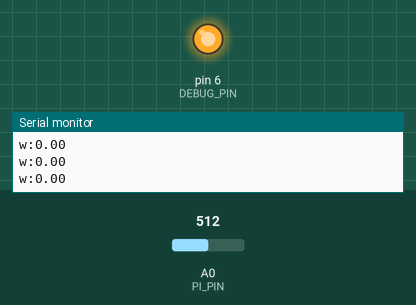
Simulated run of this sketch. Board: Arduino Uno, built with avr-gcc and run on an emulated ATmega328P. On the bench: output pins drawn as LEDs (lit = HIGH), the last lines printed to the serial monitor. The inputs (shaded band) are chosen by the test bench; at power-on: A0 (PI_PIN) = 512.

Above: at 1.2 s.
1.3 s: A0 (PI_PIN) set to 23
2.8 s: A0 (PI_PIN) set to 19
At 4.0 s:
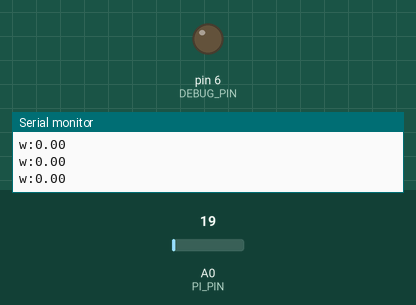
5.8 s: A0 (PI_PIN) set to 122
At 6.3 s:
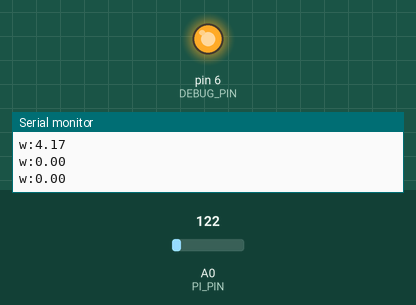
7.3 s: A0 (PI_PIN) set to 0
At 8.7 s:
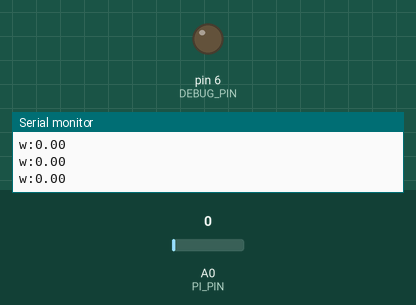
Timing chart, 0 to 9.8 s (numbered marks = the images above; inputs shaded):
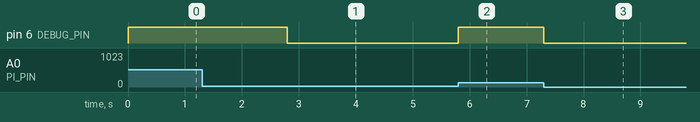

The sketch:

controller.ino
```cpp
#include <SoftwareSerial.h>

const int bt_rx = 10;
const int bt_tx = 11;
SoftwareSerial BTSerial(bt_rx, bt_tx);

const int PI_PIN = 0;
const int sens = 2;  // this value indicates the limit reading between dark and light,
const int nPalas = 36; // the number of blades of the propeller
const int milisegundos = 200; // the time it takes each reading
const int DEBUG_PIN = 6;

int val = 0;
long last = 0;
int stat = LOW;
int stat2;
int contar = 0;

String inData = "";

void setup() {
    BTSerial.begin(38400);
    Serial.begin(115200);
    pinMode(DEBUG_PIN, OUTPUT);
}

void loop() {
    while (BTSerial.available() > 0) {
        char recieved = BTSerial.read();
        inData += recieved;

        // Process message when new line character is recieved
        if (recieved == '\n') {
            Serial.print("s:");
            Serial.print(inData);
            inData = ""; // Clear recieved buffer
        }
    }

    val = map(analogRead(PI_PIN), 0, 1023, 0, 100);
    stat = val < sens ? LOW : HIGH;
    digitalWrite(DEBUG_PIN, stat);

    if (stat2 != stat) {
        ++contar;
        stat2 = stat;
    }

    if (millis() - last >= milisegundos) {
        // double rps = ((double) contar / nPalas) / 2.0 * 1000.0 / milisegundos;
        double rpm = ((double) contar / nPalas) / 2.0 * 60000.0 / milisegundos;
        // Serial.print(contar / 2.0);
        // Serial.print("  RPS ");
        // Serial.print(rps);
        // Serial.print(" RPM");
        Serial.print("w:");
        Serial.println(rpm);
        // Serial.print("  VAL ");
        // Serial.println(val);
        contar = 0;
        last = millis();
    }
    // BTSerial.write();
}
```

Measured:
- the behaviour switches between 21 and 20 on A0 (PI_PIN) (found by bisection; images 0 and 1)
- after the input at 2.8 s, pin 6 (DEBUG_PIN): HIGH → LOW at once
- after the input at 5.8 s, pin 6 (DEBUG_PIN): LOW → HIGH at once
- after the input at 7.3 s, pin 6 (DEBUG_PIN): HIGH → LOW at once
